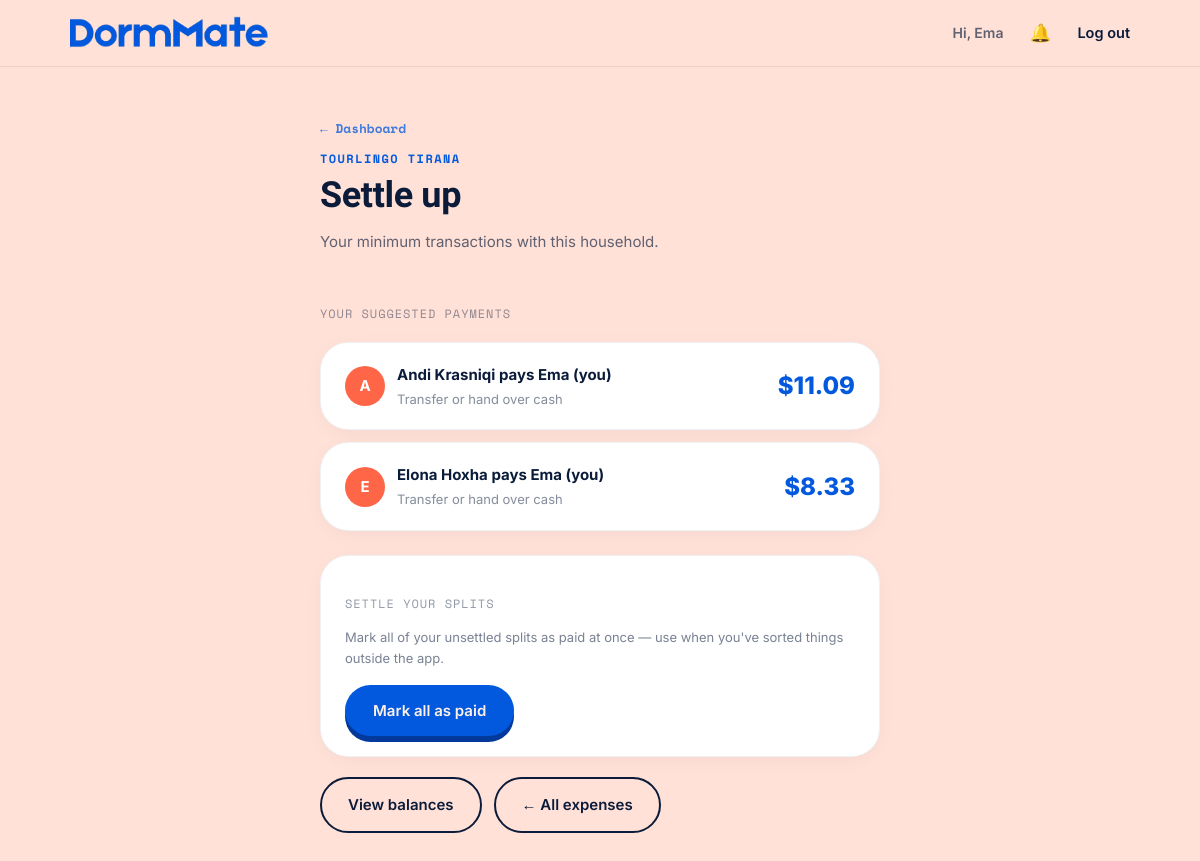
Screenshot of /household/3/settle (signed in) with the database file from the repository.
### models/user.py (models this page shows, shortened)
class User(db.Model):
    __tablename__ = "users"
    id = db.Column(db.Integer, primary_key=True)
    name = db.Column(db.String(80), nullable=False)
    email = db.Column(db.String(120), unique=True, nullable=False, index=True)
    password_hash = db.Column(db.String(255), nullable=False)
    avatar_url = db.Column(db.String(255), nullable=True)
    room_number = db.Column(db.String(20), nullable=True)
    created_at = db.Column(db.DateTime, default=datetime.utcnow)
    memberships = db.relationship(
        "Membership", back_populates="user", cascade="all, delete-orphan"
    )

### models/household.py (models this page shows, shortened)
class Household(db.Model):
    __tablename__ = "households"
    id = db.Column(db.Integer, primary_key=True)
    name = db.Column(db.String(120), nullable=False)
    invite_code = db.Column(db.String(12), unique=True, nullable=False, index=True)
    created_at = db.Column(db.DateTime, default=datetime.utcnow)
    memberships = db.relationship(
        "Membership", back_populates="household", cascade="all, delete-orphan"
    )

### routes/settle.py (the view)
@settle_bp.route("/household/<int:household_id>/settle")
@login_required
def settle(household_id):
    membership, err = _get_membership_or_redirect(household_id)
    if err:
        return err
    household = membership.household
    unsettled_splits = (
        ExpenseSplit.query
        .join(ExpenseSplit.expense)
        .filter_by(household_id=household_id)
        .filter(ExpenseSplit.is_settled == False)
        .all()
    )
    net_with: dict[int, Decimal] = {}
    for split in unsettled_splits:
        payer_id = split.expense.payer_id
        ower_id = split.user_id
        amount = Decimal(str(split.amount_owed))
        if payer_id == ower_id:
            continue  # paid your own share — nothing to settle
        if payer_id == g.user.id:
            net_with[ower_id] = net_with.get(ower_id, Decimal("0")) + amount
        elif ower_id == g.user.id:
            net_with[payer_id] = net_with.get(payer_id, Decimal("0")) - amount
    EPSILON = Decimal("0.01")
    member_ids = {m.user_id for m in household.memberships}
    users_by_id: dict[int, User] = {
        u.id: u for u in User.query.filter(User.id.in_(member_ids)).all()
    }
    rich_transactions = []
    for other_id, balance in net_with.items():
        if abs(balance) < EPSILON or other_id not in users_by_id:
            continue
        other = users_by_id[other_id]
        if balance > 0:
            rich_transactions.append({
                "debtor": other,
                "creditor": g.user,
                "amount": balance.quantize(Decimal("0.01")),
            })
        else:
            rich_transactions.append({
                "debtor": g.user,
                "creditor": other,
                "amount": (-balance).quantize(Decimal("0.01")),
            })
    rich_transactions.sort(key=lambda t: t["amount"], reverse=True)
    return render_template(
        "balances/settle.html",
        household=household,
        membership=membership,
        transactions=rich_transactions,
        all_settled=(len(rich_transactions) == 0),
    )

### routes/settle.py (called while the page is built)
def _get_membership_or_redirect(household_id):
    membership = Membership.query.filter_by(
        user_id=g.user.id, household_id=household_id
    ).first()
    if not membership:
        flash("You're not a member of that household.", "error")
        return None, redirect(url_for("household.choose"))
    return membership, None

### utils.py (called while the page is built)
def login_required(view):
    @wraps(view)
    def wrapped_view(*args, **kwargs):
        if g.get("user") is None:
            flash("Log in to continue.", "error")
            return redirect(url_for("auth.login"))
        return view(*args, **kwargs)
    return wrapped_view

### templates/balances/settle.html (shortened to what this page needs)
{% extends "layout.html" %}
{% block content %}
<div class="page-shell page-shell--narrow">
  <div class="page-head reveal is-visible">
    <a href="{{ url_for('household.dashboard', household_id=household.id) }}" class="notif-back-link">← Dashboard</a>
    <p class="eyebrow">{{ household.name }}</p>
    <h1>Settle up</h1>
    <p class="page-head__sub">Your minimum transactions with this household.</p>
  </div>
  {% if all_settled %}
  <div class="empty-state reveal is-visible">
    <p style="font-size:48px;margin-bottom:12px;">🎉</p>
    <p style="font-weight:700;font-size:20px;margin-bottom:6px;">You're all square!</p>
    <p style="color:rgba(11,27,58,0.55);">Nothing for you to settle right now.</p>
    <a href="{{ url_for('expenses.list_expenses', household_id=household.id) }}" class="btn btn--primary" style="margin-top:20px;">View expenses</a>
  </div>
  {% else %}
  <p class="member-list__heading reveal is-visible" style="margin-bottom:12px;">YOUR SUGGESTED PAYMENTS</p>
  {% for tx in transactions %}
  <div class="card reveal is-visible" style="padding:20px 24px;margin-bottom:12px;display:flex;align-items:center;justify-content:space-between;gap:16px;">
    <div style="display:flex;align-items:center;gap:12px;flex:1;">
      <div style="width:40px;height:40px;border-radius:50%;background:var(--coral);color:#fff;display:flex;align-items:center;justify-content:center;font-weight:700;font-size:15px;flex-shrink:0;">
        {{ tx.debtor.name[0].upper() }}
      </div>
      <div>
        <p style="font-weight:700;font-size:15px;margin:0;">
          {{ tx.debtor.name }}{% if tx.debtor.id == current_user.id %} (you){% endif %}
          pays
          {{ tx.creditor.name }}{% if tx.creditor.id == current_user.id %} (you){% endif %}
        </p>
        <p style="font-size:13px;color:rgba(11,27,58,0.5);margin:2px 0 0;">Transfer or hand over cash</p>
      </div>
    </div>
    <div style="text-align:right;flex-shrink:0;">
      <p style="font-size:24px;font-weight:800;color:var(--blue);margin:0;">${{ "%.2f"|format(tx.amount|float) }}</p>
    </div>
  </div>
  {% endfor %}
  <div class="card reveal is-visible" style="margin-top:24px;padding:20px 24px;">
    <p class="member-list__heading" style="margin-bottom:8px;">SETTLE YOUR SPLITS</p>
    <p style="font-size:13px;color:rgba(11,27,58,0.55);margin-bottom:16px;">
      Mark all of your unsettled splits as paid at once — use when you've sorted things outside the app.
    </p>
    <form method="POST" action="{{ url_for('settle.mark_all_paid', household_id=household.id) }}"
          onsubmit="return confirm('Mark all of your unsettled splits as paid? This cannot be undone.');">
      <button type="submit" class="btn btn--primary">Mark all as paid</button>
    </form>
  </div>
  <div style="margin-top:20px;display:flex;gap:12px;">
    <a href="{{ url_for('balances.balances', household_id=household.id) }}" class="btn btn--ghost">View balances</a>
    <a href="{{ url_for('expenses.list_expenses', household_id=household.id) }}" class="btn btn--ghost">← All expenses</a>
  </div>
  {% endif %}
</div>
{% endblock %}

### templates/layout.html (shortened to what this page needs)
<!DOCTYPE html>
<html lang="en">
<head>
  <link rel="stylesheet" href="{{ url_for('static', filename='css/style.css') }}">
</head>
<body class="app-body">
  <header class="nav">
    <div class="nav__inner">
      <a href="{{ url_for('index') }}" class="nav__brand">
        <img src="{{ url_for('static', filename='images/logo.png') }}" alt="DormMate logo" class="nav__logo">
      </a>
      <nav class="nav__links">
        {% if current_user %}
          <span class="nav__user">Hi, {{ current_user.name }}</span>
          <a href="{{ url_for('notifications.feed') }}" class="nav__notif-btn" title="Notifications">
            🔔
          </a>
          <a href="{{ url_for('auth.logout') }}">Log out</a>
        {% else %}
          <a href="{{ url_for('auth.login') }}">Log in</a>
          <a href="{{ url_for('auth.signup') }}" class="btn btn--primary nav__cta">Get started</a>
        {% endif %}
      </nav>
    </div>
  </header>
  <main class="app-main">
    {% block content %}{% endblock %}
  </main>
</body>
</html>

### static/css/style.css (style rules this page uses)
:root { --cream: #FFE1D7; --cream-soft: #FFF1EA; --sky: #84AFFB; --sky-soft: #C7DBFE; --blue: #0259DD; --ink: #0B1B3A; --coral: #FF6648; --white: #FFFFFF; --font-display: "Bricolage Grotesque", "Inter", sans-serif; --font-body: "Inter", sans-serif; --font-mono: "Space Mono", monospace; --max-width: 1180px; --radius-sm: 10px; --radius-md: 18px; --radius-lg: 28px; --gutter: clamp(20px, 5vw, 64px); --ease: cubic-bezier(0.22, 1, 0.36, 1); }
* { box-sizing: border-box; }
html { scroll-behavior: smooth; }
body { margin: 0; background: var(--cream); color: var(--ink); font-family: var(--font-body); font-size: 16px; line-height: 1.6; -webkit-font-smoothing: antialiased; }
img { max-width: 100%; display: block; }
a { color: inherit; text-decoration: none; }
h1, h2, h3 { font-family: var(--font-display); font-weight: 700; line-height: 1.05; margin: 0; letter-spacing: -0.01em; }
p { margin: 0; }
.eyebrow { font-family: var(--font-mono); font-size: 12px; font-weight: 700; letter-spacing: 0.12em; text-transform: uppercase; color: var(--blue); margin: 0 0 14px; }
.reveal { opacity: 0; transform: translateY(28px); transition: opacity 0.7s var(--ease), transform 0.7s var(--ease); }
.reveal.is-visible { opacity: 1; transform: translateY(0); }
.btn { display: inline-flex; align-items: center; justify-content: center; gap: 8px; padding: 14px 26px; border-radius: 999px; font-family: var(--font-body); font-weight: 600; font-size: 15px; border: 2px solid transparent; cursor: pointer; transition: transform 0.25s var(--ease), background 0.25s var(--ease), box-shadow 0.25s var(--ease); white-space: nowrap; }
.btn--primary { background: var(--blue); color: var(--cream-soft); box-shadow: 0 6px 0 0 #02399b; }
.btn--ghost { background: transparent; border-color: var(--ink); color: var(--ink); }
.nav { position: sticky; top: 0; z-index: 50; background: rgba(255, 225, 215, 0.85); backdrop-filter: blur(10px); border-bottom: 1px solid rgba(11,27,58,0.08); }
.nav__inner { max-width: var(--max-width); margin: 0 auto; padding: 16px var(--gutter); display: flex; align-items: center; gap: 28px; }
.nav__brand { display: flex; align-items: center; gap: 10px; margin-right: auto; }
.nav__logo { height: 34px; width: auto; max-width: 200px; flex-shrink: 0; }
.nav__links { display: flex; align-items: center; gap: 26px; font-weight: 600; font-size: 14.5px; }
.nav__links a { position: relative; padding: 4px 0; }
.nav__links a::after { content: ""; position: absolute; left: 0; right: 0; bottom: -2px; height: 2px; background: var(--coral); transform: scaleX(0); transform-origin: left; transition: transform 0.25s var(--ease); }
.app-main { min-height: calc(100vh - 70px); display: flex; flex-direction: column; }
.nav__user { font-size: 14px; color: rgba(11,27,58,0.65); }
.member-list__heading { font-family: var(--font-mono); font-size: 12px; letter-spacing: 0.08em; color: rgba(11,27,58,0.45); padding: 18px 0 6px; }
.page-shell { max-width: var(--max-width); margin: 0 auto; padding: 48px var(--gutter) 90px; width: 100%; }
.page-shell--narrow { max-width: 680px; }
.page-head { margin-bottom: 32px; }
.page-head .eyebrow { margin-bottom: 8px; }
.page-head h1 { font-size: clamp(26px, 4vw, 36px); margin-bottom: 16px; }
.page-head__sub { font-size: 15px; color: rgba(11,27,58,0.65); margin-top: 6px; }
.card { background: var(--white); border-radius: var(--radius-lg); padding: 30px 32px; border: 1px solid rgba(11,27,58,0.06); margin-bottom: 20px; box-shadow: 0 4px 24px -8px rgba(2,38,110,0.08); }
.nav__notif-btn { position: relative; display: inline-flex; align-items: center; font-size: 1.1rem; line-height: 1; padding: 4px 6px; border-radius: var(--radius-sm); transition: background 0.15s; }
.notif-back-link { display: inline-block; font-family: var(--font-mono); font-size: .8rem; font-weight: 700; color: var(--blue); margin-bottom: 10px; opacity: 0.75; transition: opacity 0.15s; }

### rows the page displays
User: name "Ema", creditor.name "Ema" "Ema"
Household: name "TOURLINGO TIRANA"
User: debtor "A", debtor.name "Andi Krasniqi"
User: debtor "E", debtor.name "Elona Hoxha"

### other values shown
{{ "%.2f"|format(tx.amount|float) }} "11.09" "8.33"
